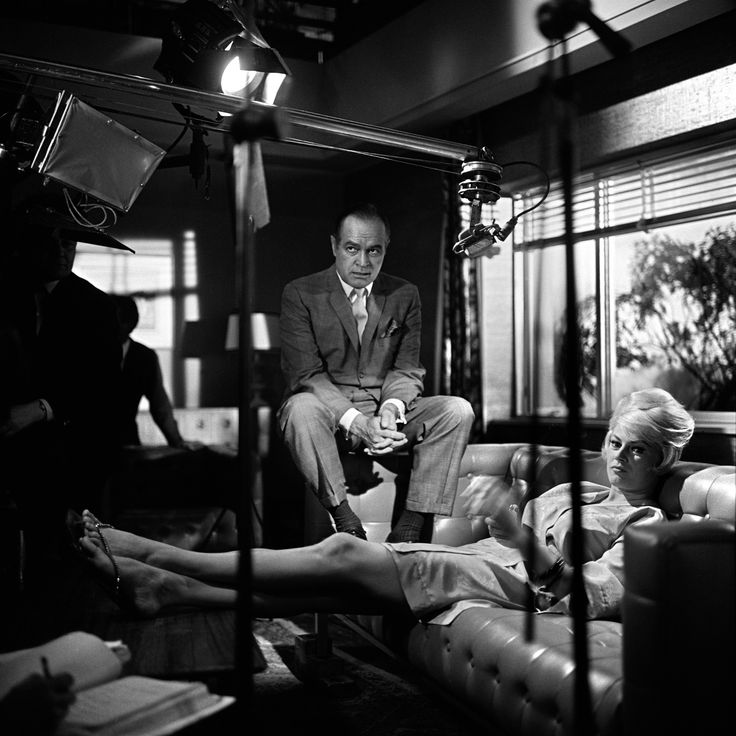
#> input picture cc_images/0.jpeg, 736 x 736 px, found by its file name; its folder holds 4 pictures in this run
$ python resize.py
#> lines starting #> are read from the running program, lines starting #| are printed output that depends on the picture
import os
from PIL import Image
from tqdm import tqdm

# --- Configuration ---
# Set this to the folder you want to process
INPUT_FOLDER = "cc_images"  # <-- Or your generated images folder

# The target size has been changed to 256x256
TARGET_SIZE = (256, 256)
# ---------------------

OUTPUT_FOLDER = INPUT_FOLDER + "_resized"
os.makedirs(OUTPUT_FOLDER, exist_ok=True)

print(f"Resizing images from '{INPUT_FOLDER}' to {TARGET_SIZE}...")
print(f"Resized images will be saved in '{OUTPUT_FOLDER}'")

image_files = [f for f in os.listdir(INPUT_FOLDER) if os.path.isfile(os.path.join(INPUT_FOLDER, f))]

for filename in tqdm(image_files, desc="Resizing"):
    input_path = os.path.join(INPUT_FOLDER, filename)
    output_path = os.path.join(OUTPUT_FOLDER, filename)

    try:
        with Image.open(input_path) as img:
#> img is the input picture: PIL image 736x736 RGB; min 0, max 255, mean 60.2
            if img.mode != 'RGB':
                img = img.convert('RGB')

            resized_img = img.resize(TARGET_SIZE, Image.Resampling.LANCZOS)
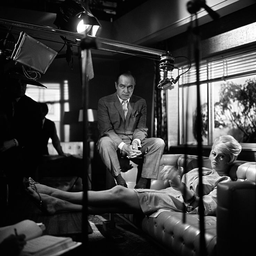
#> resized_img: PIL image 256x256 RGB; min 0, max 255, mean 60.2
            resized_img.save(output_path, 'JPEG', quality=95)

    except Exception as e:
        print(f"\nCould not process file {filename}. Error: {e}")
#> pass 2 of the loop `for filename in tqdm(image_files, desc="Resizing"):`:
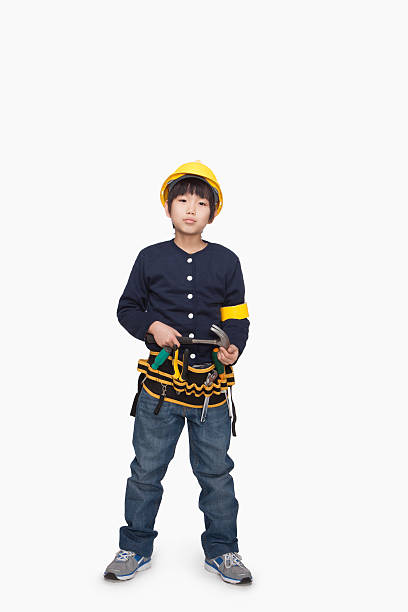
#> input picture cc_images/125.jpeg, 408 x 612 px, found by its file name
#> img is the input picture: PIL image 408x612 RGB; mean R, G, B 225.1, 224.7, 224.9
#> `resized_img = img.resize(TARGET_SIZE, Image.Resampling.LANCZOS)`:
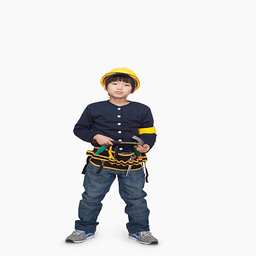
#> resized_img: PIL image 256x256 RGB; mean R, G, B 225, 224.7, 224.9
#> pass 3 of the loop `for filename in tqdm(image_files, desc="Resizing"):`:
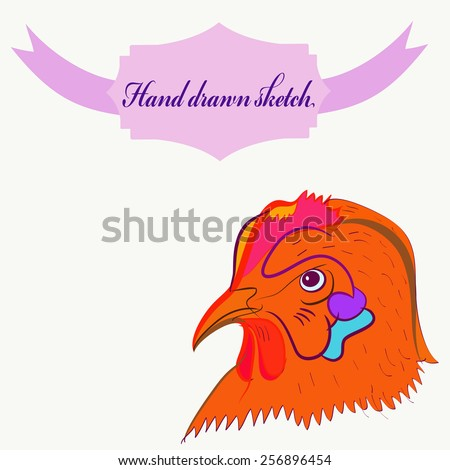
#> input picture cc_images/127.jpeg, 450 x 470 px, found by its file name
#> img is the input picture: PIL image 450x470 RGB; mean R, G, B 240, 206.8, 201.7
#> `resized_img = img.resize(TARGET_SIZE, Image.Resampling.LANCZOS)`:
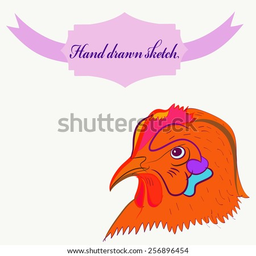
#> resized_img: PIL image 256x256 RGB; mean R, G, B 239.9, 206.7, 201.6
#> the loop made 4 passes; the first 3 are shown

print("\nResizing complete.")
